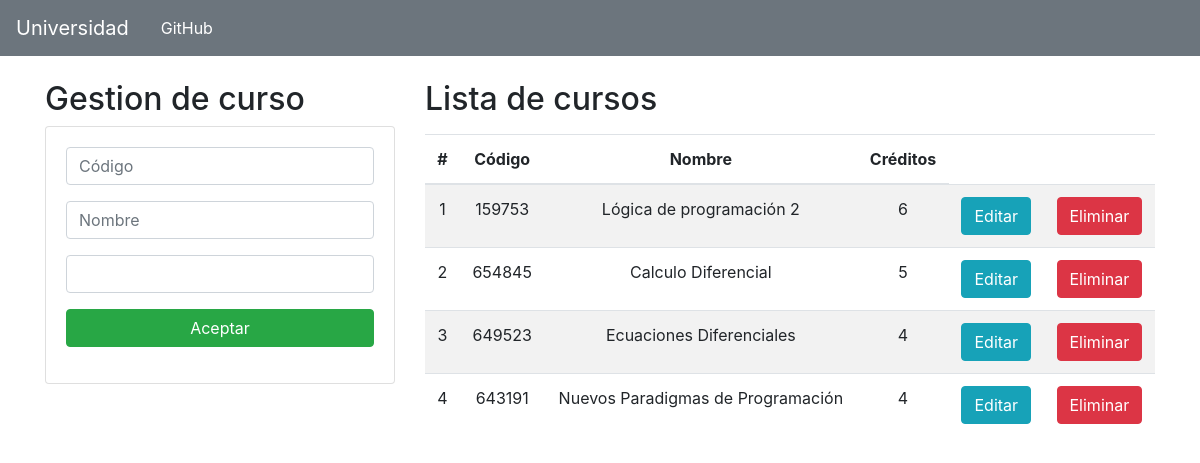
The page / on the database its author committed.
### Aplicaciones/Academico/models.py (models this page shows, shortened)
class Curso (models.Model):
    codigo = models.CharField(primary_key=True, max_length=6)
    nombre = models.CharField(max_length=50)
    creditos = models.PositiveSmallIntegerField()

### Aplicaciones/Academico/views.py (the view)
# urls.py: path('', views.home),
def home(request):
    cursosListados = Curso.objects.all()
    return render(request, "gestionCursos.html", {"cursos": cursosListados})

### Aplicaciones/Academico/templates/gestionCursos.html (shortened to what this page needs)
{% extends './base.html' %}
{% block body %}
<div class="row">
    <div class="col-sm-12 col-md-6 col-lg-4 col-xl-4">
        <h2>Gestion de curso</h2>
        <div class="card">
            <div class="card-body">
                <form action="/registrarCurso/" method="POST">{% csrf_token %}
                    <div class="form-group">
                        <input type="text" id="txtCodigo" name="txtCodigo" class="form-control" placeholder="Código"
                            minlength="6" maxlength="6" required>
                    </div>
                    <div class="form-group">
                        <input type="text" id="txtNombre" name="txtNombre" class="form-control" placeholder="Nombre"
                            maxlength="50" required>
                    </div>
                    <div class="form-group">
                        <input type="number" id="numCreditos" name="numCreditos" class="form-control" min="1" max="9"
                            value="" required>
                    </div>
                    <div class="form-group">
                        <button type="submit" class="btn btn-success btn-block text-white">Aceptar</button>
                    </div>
                </form>
            </div>
        </div>
    </div>
    <div class="col-sm-12 col-md-6 col-lg-8 col-xl-8">
        <h2>Lista de cursos</h2>
        <div class="table-responsive py-2">
            <table class="table table-striped">
                <thead>
                    <tr>
                        <th>#</th>
                        <th>Código</th>
                        <th>Nombre</th>
                        <th>Créditos</th>
                        <td colspan="2"></td>
                    </tr>
                </thead>
                <tbody>
                    {% for c in cursos %}
                    <tr>
                        <td>{{forloop.counter}}</td>
                        <td>{{c.codigo}}</td>
                        <td>{{c.nombre}}</td>
                        <td>{{c.creditos}}</td>
                        <td><a href="edicionCurso/{{c.codigo}}" class="btn btn-info">Editar</a></td>
                        <td><a href="eliminacionCurso/{{c.codigo}}" class="btn btn-danger btnEliminacion">Eliminar</a></td>
                    </tr>
                    {% endfor %}
                </tbody>
            </table>
        </div>
    </div>
</div>
{% endblock body %}

### Aplicaciones/Academico/templates/base.html (shortened to what this page needs)
<!DOCTYPE html>
<html lang="es">
<head>
    {% load static %}
    <link rel="stylesheet" href="https://cdn.jsdelivr.net/npm/bootstrap@4.5.3/dist/css/bootstrap.min.css">
    <link rel="stylesheet" href="{% static 'css/gestionCurso.css' %}">
</head>
<body>
    <nav class="navbar navbar-expand-lg navbar-light bg-secondary">
        <a class="navbar-brand text-white" href="#">Universidad</a>
        <a class="nav-link text-white" href="https://github.com/Buluc22?tab=repositories" target="_blank">GitHub<span class="sr-only">(current)</span></a>
      </nav>
    <div class="container py-4">
    {% block body %}
    {% endblock body %}
    </div>
</body>
</html>

### Aplicaciones/Academico/static/css/gestionCurso.css (style rules this page uses)
th, td { text-align: center; vertical-align: middle; }

### rows shown on the page
Curso: codigo "159753", nombre "Lógica de programación 2", creditos "6"
Curso: codigo "654845", nombre "Calculo Diferencial", creditos "5"
Curso: codigo "649523", nombre "Ecuaciones Diferenciales", creditos "4"
Curso: codigo "643191", nombre "Nuevos Paradigmas de Programación", creditos "4"
